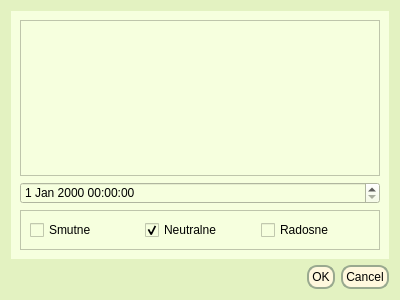
<?xml version="1.0" encoding="UTF-8"?>
<ui version="4.0">
 <class>Dialog</class>
 <widget class="QDialog" name="Dialog">
  <property name="geometry">
   <rect>
    <x>0</x>
    <y>0</y>
    <width>400</width>
    <height>300</height>
   </rect>
  </property>
  <property name="windowTitle">
   <string>Dodaj Wpis</string>
  </property>
  <property name="styleSheet">
   <string notr="true">.QPushButton{
	background-color: rgb(255,248,222);
	border: 2px solid rgb(153,169,143);
	border-radius: 10px;
	padding: 3px
}	
.QPushButton:hover {
	background-color: rgb(201,219,178);
	border: 2px solid rgb(153,169,143);
}
*{
	background-color: rgb(227,242,193);
	color: rgb(0, 0, 0);
	font:  &quot;Century Gothic&quot;;
}
button{
	font:  &quot;Century Gothic&quot;;}
</string>
  </property>
  <layout class="QVBoxLayout" name="verticalLayout">
   <item>
    <widget class="QWidget" name="centralWidget" native="true">
     <property name="styleSheet">
      <string notr="true">*{
	
	background-color: rgb(246,255,222);
}
</string>
     </property>
     <layout class="QVBoxLayout" name="verticalLayout_3">
      <item>
       <widget class="QTextEdit" name="entryTxt"/>
      </item>
      <item>
       <widget class="QDateTimeEdit" name="entryDT"/>
      </item>
      <item>
       <widget class="QFrame" name="optionsFrm">
        <property name="frameShape">
         <enum>QFrame::StyledPanel</enum>
        </property>
        <property name="frameShadow">
         <enum>QFrame::Raised</enum>
        </property>
        <layout class="QHBoxLayout" name="horizontalLayout">
         <item>
          <widget class="QCheckBox" name="sadChk">
           <property name="text">
            <string>Smutne</string>
           </property>
          </widget>
         </item>
         <item>
          <widget class="QCheckBox" name="neutralChk">
           <property name="enabled">
            <bool>true</bool>
           </property>
           <property name="text">
            <string>Neutralne</string>
           </property>
           <property name="checked">
            <bool>true</bool>
           </property>
          </widget>
         </item>
         <item>
          <widget class="QCheckBox" name="cheerfulChc">
           <property name="text">
            <string>Radosne</string>
           </property>
          </widget>
         </item>
        </layout>
       </widget>
      </item>
     </layout>
    </widget>
   </item>
   <item>
    <widget class="QDialogButtonBox" name="buttonBox">
     <property name="orientation">
      <enum>Qt::Horizontal</enum>
     </property>
     <property name="standardButtons">
      <set>QDialogButtonBox::Cancel|QDialogButtonBox::Ok</set>
     </property>
    </widget>
   </item>
  </layout>
 </widget>
 <resources/>
 <connections>
  <connection>
   <sender>buttonBox</sender>
   <signal>accepted()</signal>
   <receiver>Dialog</receiver>
   <slot>accept()</slot>
   <hints>
    <hint type="sourcelabel">
     <x>248</x>
     <y>254</y>
    </hint>
    <hint type="destinationlabel">
     <x>157</x>
     <y>274</y>
    </hint>
   </hints>
  </connection>
  <connection>
   <sender>buttonBox</sender>
   <signal>rejected()</signal>
   <receiver>Dialog</receiver>
   <slot>reject()</slot>
   <hints>
    <hint type="sourcelabel">
     <x>316</x>
     <y>260</y>
    </hint>
    <hint type="destinationlabel">
     <x>286</x>
     <y>274</y>
    </hint>
   </hints>
  </connection>
 </connections>
</ui>
